Frame 1 (no input): blank canvas, image omitted
Frame 60 (the mouse pressed at the canvas centre just before this capture): blank canvas, image omitted
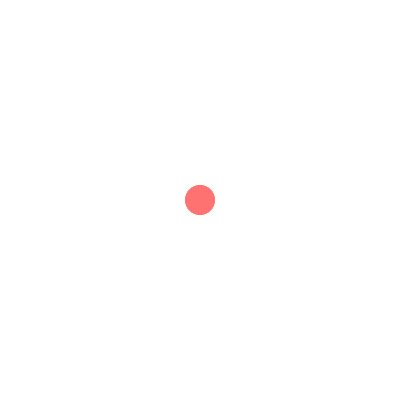
Frame 120 (the mouse held since frame 60 and released just before this capture)

The Processing sketch whose frames 1 and 60 were blank and that drew this single picture after the mouse press (run headless with seeded random() and noise(); from frame 60 on, the mouse is pressed at the canvas centre):

// Processing sketch: Conditionals_II
// ── Conditionals_II.pde

void setup() {
  size(400, 400);
  noStroke();
  background(255);
}

void draw() {

  if (mousePressed) { 
    fill(255,100,100,10);
    ellipse(mouseX, mouseY, 30, 30);
  } 
}
